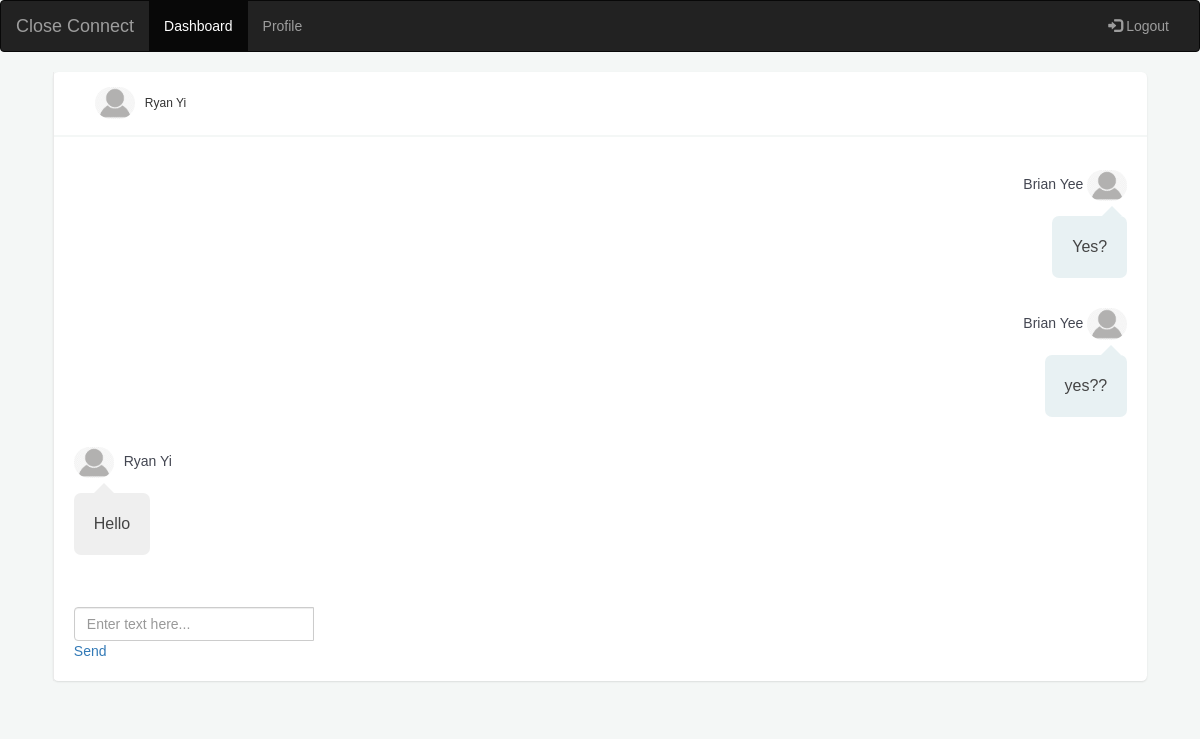
/users/1/2 (signed in), run on an earlier commit of the app's database.
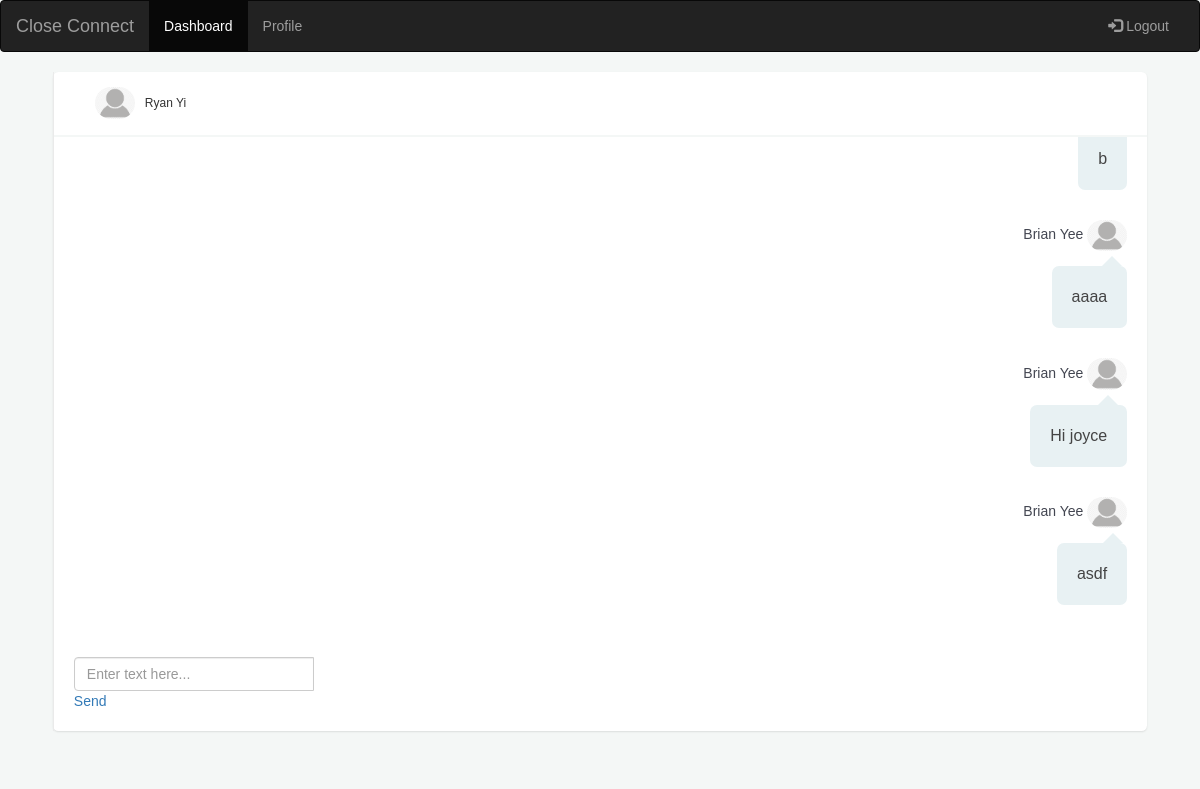
And on a later commit of the database.
### user/models.py (models this page shows)
class Message(models.Model):
    content = models.CharField(max_length=10000, null=True)
    sender = models.ForeignKey(User, related_name="message_sends", on_delete=models.CASCADE, null=True)
    created_at = models.DateTimeField(auto_now_add=True)
    updated_at = models.DateTimeField(auto_now=True)
    chat_room = models.ForeignKey(Chat, related_name="messages", on_delete=models.CASCADE, null=True)

class User(models.Model):
    user_level = models.IntegerField()
    email = models.CharField(max_length=255)
    first_name = models.CharField(max_length=50)
    last_name = models.CharField(max_length=50)
    password = models.CharField(max_length=60)
    description = models.TextField()
    profile_pic = models.ImageField(null=True, blank=True)
    created_at = models.DateTimeField(auto_now_add=True)
    updated_at = models.DateTimeField(auto_now=True)
    objects = UserManager()

### user/views.py (the view, shortened to what this page needs)
# urls.py: path('users/<int:account_user_id>/<int:user_id>', views.chat_room, name='room'),
def chat_room(request, account_user_id, user_id):
    try:
        id = request.session['user_id']
        if account_user_id < user_id:
            room_id = f'{account_user_id}{user_id}chat'
        else:
            room_id = f'{user_id}{account_user_id}chat'
        account_user = User.objects.get(id=account_user_id)
        user = User.objects.get(id=user_id)
        account_chats = account_user.chatrooms.all()
        if len(account_chats) > 0 and len(account_chats.filter(room_id=room_id)) != 0:
            account_chat = account_chats.filter(room_id=room_id).first()
            account_chat_messages = account_chat.messages.all()
            context = {
                'account_user_id': account_user_id,
                'user_id': user_id,
                'room_id': room_id,
                'messages': account_chat_messages,
                'account_user': account_user,
                'user': user
            }
        return render(request, 'chat_room.html', context)
    except:
        return redirect('/login')

### user/templates/chat_room.html (shortened to what the changed rows need)
<!DOCTYPE html>
<html>
<head>
    <link rel="stylesheet" href="https://maxcdn.bootstrapcdn.com/bootstrap/3.4.1/css/bootstrap.min.css">
    {% load static %}
    <link rel="stylesheet" href="{% static 'css/style.css' %}">
</head>
<body>
<link href="https://maxcdn.bootstrapcdn.com/font-awesome/4.7.0/css/font-awesome.min.css" rel="stylesheet"/>
<div class="container container-chat">
    <div class="row clearfix">
        <div class="col-lg-12">
            <div class="card chat-app">
                <div class="chat">
                    <div class="chat-history" id="chat-box">
                        <ul class="m-b-0">
                            {% for message in messages %}
                                {% if message.sender.id == account_user_id %}
                                    <li class="clearfix">
                                        <div class="message-data text-right">
                                            <span class="message-data-time">{{ message.sender.first_name }} {{ message.sender.last_name }}</span>
                                            {% if account_user.profile_pic %}
                                                <img src="{{ account_user.profile_pic.url }}" alt="avatar">
                                            {% else %}
                                                <img src="/static/images/default_profile.png" alt="avatar">
                                            {% endif %}
                                        </div>
                                        <div class="message other-message float-right"> {{ message.content }}
                                        </div>
                                    </li>
                                {% else %}
                                    <li class="clearfix">
                                        <div class="message-data">
                                            {% if user.profile_pic %}
                                                <img src="{{ user.profile_pic.url }}" alt="avatar">
                                            {% else %}
                                                <img src="/static/images/default_profile.png" alt="avatar">
                                            {% endif %}
                                            <span class="message-data-time">{{ message.sender.first_name }} {{ message.sender.last_name }}</span>
                                        </div>
                                        <div class="message my-message">{{ message.content }}</div>
                                    </li>
                                {% endif %}
                            {% endfor %}
                        </ul>
                    </div>
                </div>
            </div>
        </div>
    </div>
</div>
</body>
</html>

What changed in the data, as far as the page shows it:
no longer on this page (row unchanged): Message: sender.first_name "Brian", sender.last_name "Yee", content "Yes?"
no longer on this page (row unchanged): Message: sender.first_name "Brian", sender.last_name "Yee", content "yes??"
no longer on this page (row unchanged): Message: sender.first_name "Ryan", sender.last_name "Yi", content "Hello"
added Message: content "b"
added Message: sender.first_name "Brian", sender.last_name "Yee", content "aaaa"
added Message: sender.first_name "Brian", sender.last_name "Yee", content "Hi joyce"
added Message: sender.first_name "Brian", sender.last_name "Yee", content "asdf"
